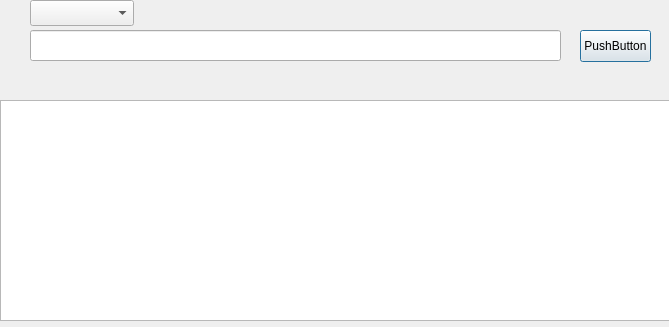
<?xml version="1.0" encoding="UTF-8"?>
<ui version="4.0">
 <class>Search</class>
 <widget class="QDialog" name="Search">
  <property name="geometry">
   <rect>
    <x>0</x>
    <y>0</y>
    <width>669</width>
    <height>327</height>
   </rect>
  </property>
  <property name="windowTitle">
   <string>Dialog</string>
  </property>
  <widget class="QLineEdit" name="lineEdit">
   <property name="geometry">
    <rect>
     <x>30</x>
     <y>30</y>
     <width>531</width>
     <height>31</height>
    </rect>
   </property>
  </widget>
  <widget class="QPushButton" name="pushButton">
   <property name="geometry">
    <rect>
     <x>580</x>
     <y>30</y>
     <width>71</width>
     <height>32</height>
    </rect>
   </property>
   <property name="text">
    <string>PushButton</string>
   </property>
  </widget>
  <widget class="QComboBox" name="comboBox">
   <property name="geometry">
    <rect>
     <x>30</x>
     <y>0</y>
     <width>104</width>
     <height>26</height>
    </rect>
   </property>
  </widget>
  <widget class="QPlainTextEdit" name="plainTextEdit">
   <property name="geometry">
    <rect>
     <x>0</x>
     <y>100</y>
     <width>681</width>
     <height>221</height>
    </rect>
   </property>
  </widget>
 </widget>
 <resources/>
 <connections/>
</ui>
